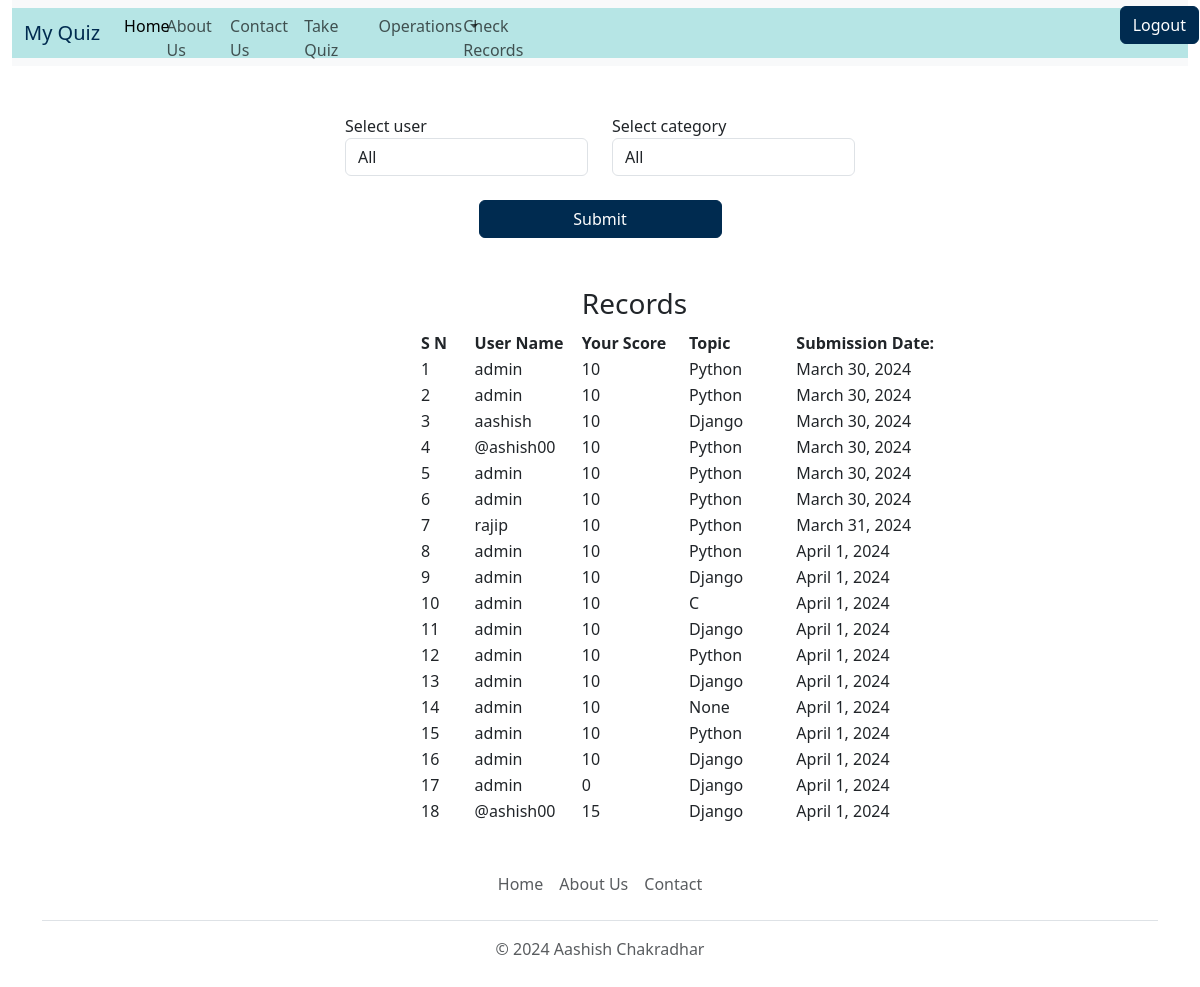
The page /view-record (signed in) on the database its author committed.
### quiz/models.py (models this page shows, shortened)
class BaseModel(models.Model):
    uid=models.UUIDField(primary_key=True,default=uuid.uuid4,editable=False)
    created_at=models.DateField(auto_now_add=True)
    updated_at=models.DateField(auto_now=True)
    class Meta:
        abstract=True

class Records(BaseModel):
    category=models.ForeignKey(Category,related_name='category_records',on_delete=models.CASCADE)
    user_name=models.CharField(max_length=150)
    score=models.IntegerField(default=0)

class Category(BaseModel):
    category_name = models.CharField(max_length=15, default='Uncatogarized')
    def __str__(self):
        return self.category_name

### quiz/views.py (the view)
# urls.py: path('view-record',views.view_record,name='view_record'),
def view_record(request):
    try:
        if request.user.is_superuser:
            if request.method=="POST":
                user= request.POST.get('user')
                category_form= request.POST.get('category')
                time= request.POST.get('time')
                if (user == 'all' and category_form == 'all'):
                    all_records=Records.objects.all()
                elif(user == 'all' and category_form != 'all'):
                    all_records = Records.objects.filter(category = category_form)
                elif(user != 'all' and category_form == 'all'):
                    all_records = Records.objects.filter(user_name=user)
                else:
                    all_records = Records.objects.filter(user_name=user, category = category_form)
                context = {
                    'records':all_records,
                    'users':User.objects.all(),
                    'categories': Category.objects.all(),
                }
            else:
                context = {
                    'records':Records.objects.all(),
                    'users':User.objects.all(),
                    'categories': Category.objects.all(),
                }
        else:
            current_user = request.user
            filter_records=Records.objects.filter(user_name = current_user)
            context = {'records': filter_records}
        return render(request, 'view_record.html', context)
    except Exception as e:
        messages.error(request,str(e))
        return render(request,"index.html")

### templates/view_record.html (shortened to what this page needs)
{% extends "base.html" %}
{% block body %}
    {% if request.user.is_superuser  %}
        <div class="container p-5">
            <div class="row justify-content-center">
                <div class="col-md-6">
                    <form method="POST" action="/view-record">
                        <div class="row">
                            <div class="col-md-6">
                                <label>Select user</label>
                                <select name="user" id="user" class="form-control">
                                    <option value="all">All</option>
                                </select>
                            </div>
                            <div class="col-md-6">
                                <label>Select category</label>
                                <select name="category" id="category" class="form-control">
                                    <option value="all">All</option>
                                </select>
                            </div>
                        </div>
                        <div class="row mt-4">
                            <div class="col-md-6 offset-md-3">
                                <button type="submit" class="btn btn-danger" style="background-color: #002b50; border-color: #002b50 ; color: #ffffff; width: 100%;">Submit</button>
                            </div>
                        </div>
                    </form>
                </div>
            </div>
        </div>
    {% endif %}
    <div style="width:50%; text-align: left; margin-left:35%;">
        <table>
            <tr>
                <th></th>
                <th></th>
                <th>
                    <h3>Records</h3>
                </th>
                <th></th>
            </tr>
            <tr>
                <th style="width:10%">
                    S N
                </th>
                <th style="width:20%">
                    User Name
                </th>
                <th style="width:20%">
                    Your Score
                </th>
                <th style="width:20%">
                    Topic
                </th>
                <th style="width:30%">
                    Submission Date:
                </th>
            </tr>
            {% for record in records %}
                <tr>
                    <td>
                        {{ forloop.counter }}
                    </td>
                    <td>
                        {{record.user_name}}
                    </td>
                    <td>
                        {{record.score}}
                    </td>
                    <td>
                        {{record.category}}
                    </td>
                    <td>
                        {{record.created_at}}
                    </td>
                </tr>
            {% endfor %}
        </table>
    </div>
{% endblock body %}

### rows shown on the page
Records: user_name "admin", score "10", category "Python", created_at "March 30, 2024"
Records: user_name "admin", score "10", category "Python", created_at "March 30, 2024"
Records: user_name "aashish", score "10", category "Django", created_at "March 30, 2024"
Records: user_name "@ashish00", score "10", category "Python", created_at "March 30, 2024"
Records: user_name "admin", score "10", category "Python", created_at "March 30, 2024"
Records: user_name "admin", score "10", category "Python", created_at "March 30, 2024"
Records: user_name "rajip", score "10", category "Python", created_at "March 31, 2024"
Records: user_name "admin", score "10", category "Python", created_at "April 1, 2024"
Records: user_name "admin", score "10", category "Django", created_at "April 1, 2024"
Records: user_name "admin", score "10", category "C", created_at "April 1, 2024"
Records: user_name "admin", score "10", category "Django", created_at "April 1, 2024"
Records: user_name "admin", score "10", category "Python", created_at "April 1, 2024"
Records: user_name "admin", score "10", category "Django", created_at "April 1, 2024"
Records: user_name "admin", score "10", category "None", created_at "April 1, 2024"
Records: user_name "admin", score "10", category "Python", created_at "April 1, 2024"
Records: user_name "admin", score "10", category "Django", created_at "April 1, 2024"
Records: user_name "admin", score "0", category "Django", created_at "April 1, 2024"
Records: user_name "@ashish00", score "15", category "Django", created_at "April 1, 2024"
